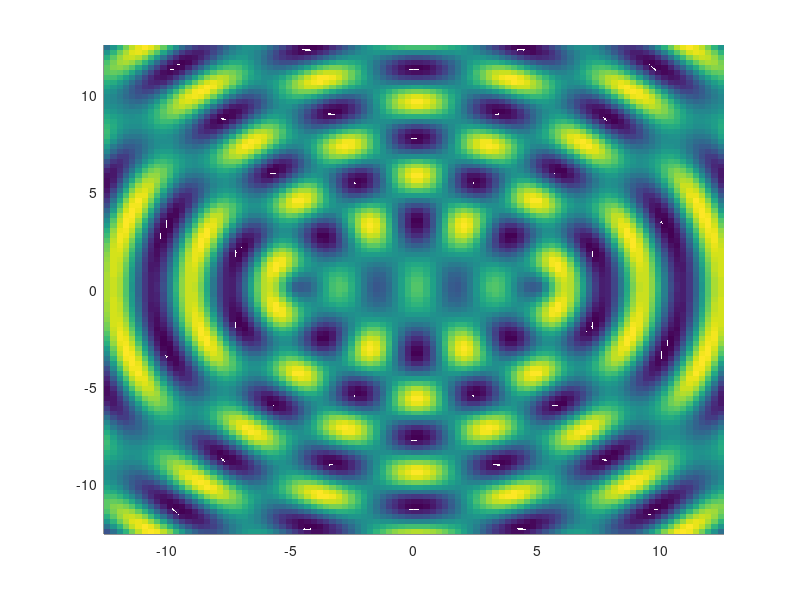

This chart was generated by the following MATLAB code:
function interference
  out_dir =  "interference_images";
  mkdir(out_dir);
  
  %Initial data
  distance = 10;
  angular_freq_1 = 1;
  angular_freq_2 = 1;
  initial_amplitude = 1;
  new_t = 0;
  
  %Grid to update
  tx = linspace(-4 * pi ,4 * pi,100);
  ty = linspace(-4 * pi,4 * pi,100);
  [xx,yy] = meshgrid(tx,ty);
  
  
  for i =1:200
    
    %Compute the new value of the grid using the first emiter
    tz = initial_amplitude * sin(2* sqrt( (xx + distance/2) .* (xx + distance/2) + yy .*yy) - angular_freq_1*new_t);
    
    %Compute the new value of the grid using the second emiter
    tz += initial_amplitude * sin(2* sqrt( (xx - distance/2) .* (xx - distance/2) + yy .*yy) - angular_freq_2*new_t);
    
    %Plot the interference
    S = surf(tx,ty,tz);
    view(0,90);
    set(S,'edgecolor','none');
    axis([-4 * pi 4 * pi -4 * pi 4 * pi -2 2]);
    hold on;
    
    
    fname = fullfile(out_dir,sprintf("img%03i.png",i));
    imwrite(getframe(gcf).cdata,fname);
    hold off;
    
    %Update the time
    new_t += 0.1;
  endfor
  
  
endfunction
